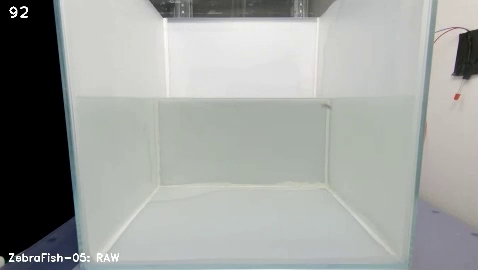
#> input picture frame 36 of oneFishTest.mp4, 478 x 270 px
$ python main.py
#> lines starting #> are read from the running program, lines starting #| are printed output that depends on the picture; after the words box and inside, x2 and y2 are one past the last pixel; in counts of white or black regions, pixels touching at a corner belong together
import cv2

# from tracker import *

cap = cv2.VideoCapture("oneFishTest.mp4")

# 背景分離
object_detector = cv2.createBackgroundSubtractorMOG2(history=0, varThreshold=0)

# 建立追蹤物件
# tracker = EuclideanDistTracker()

while True:

    ret, frame = cap.read()
#> frame is the input picture: shape (270, 478, 3); mean B, G, R 159, 161.8, 158.9

    # 建立追蹤物件
    mask = object_detector.apply(frame)
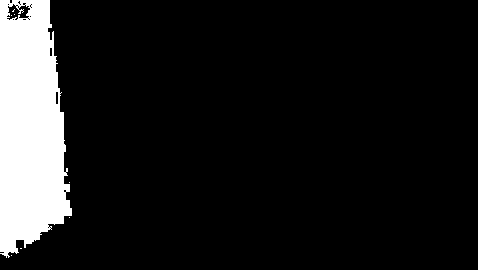
#> mask: shape (270, 478); values 127 (black) and 255 (white), 11% white; 8 white regions (7 under 20 px), largest, box (x1, y1, x2, y2) and area: (0, 0, 72, 258) 14250
    _, mask = cv2.threshold(mask, 254, 255, cv2.THRESH_BINARY)
#> mask: shape (270, 478); 11% white; 8 white regions (7 under 20 px)

    # 找尋物體輪廓
    contours, _ = cv2.findContours(mask, cv2.RETR_TREE, cv2.CHAIN_APPROX_SIMPLE)
#> contours = 28 contours, 24 with area under 20; largest, box (x1, y1, x2, y2) and area: (0, 0, 72, 258) 14167, (6, 3, 31, 21) 263, (55, 91, 59, 105) 37, (49, 47, 53, 57) 25
    detections = []

    for cnt in contours:
        area = cv2.contourArea(cnt)
        if area > 5:
            x, y, w, h = cv2.boundingRect(cnt)
            # cv2.drawContours(frame, [cnt], -1, (0, 255, 0), 2)
            # x y 是頂點座標
            # w h 是物件的長及寬
            # x + w, y + h 是對象頂點座標
            cv2.rectangle(frame, (x, y), (x + w, y + h), (0, 255, 0))
            detections.append([x, y, w, h])
#> this loop made 28 passes
#> (area, x, y, w, h) on passes 5, 9, 10, 22: (14167, 0, 0, 72, 258), (37, 55, 91, 4, 14), (25, 49, 47, 4, 10), (263, 6, 3, 25, 18)
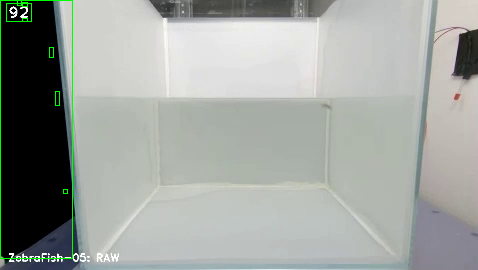
#> frame: shape (270, 478, 3); 0.67% of pixels changed, all inside (x1, y1, x2, y2) = (0, 0, 73, 259)
#> after the loop, detections = [[0, 0, 72, 258], [63, 189, 4, 4], [55, 91, 4, 14], [49, 47, 4, 10], [22, 18, 5, 3], [6, 3, 25, 18], [22, 2, 5, 4], [17, 0, 4, 5]]

    # 物件追蹤2
    # boxes_ids = tracker.update(detections)
    # print(boxes_ids)

    print(detections)
#| [[0, 0, 72, 258], [63, 189, 4, 4], [55, 91, 4, 14], [49, 47, 4, 10], [22, 18, 5, 3], [6, 3, 25, 18], [22, 2, 5, 4], [17, 0, 4, 5]]
    cv2.imshow('frame', frame)
    # cv2.imshow('mask', mask)

    if cv2.waitKey(1) & 0xFF == ord('q'):
#> (key q is pressed here)
        break

cap.release()
cv2.destroyAllWindows()

$ run again, starting later in the video
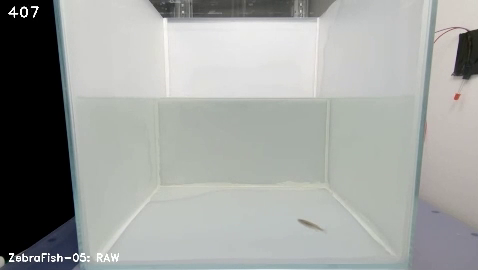
#> input picture frame 162 of oneFishTest.mp4, 478 x 270 px
#> frame is the input picture: shape (270, 478, 3); mean B, G, R 158.6, 161.4, 158.7
#> `mask = object_detector.apply(frame)`:
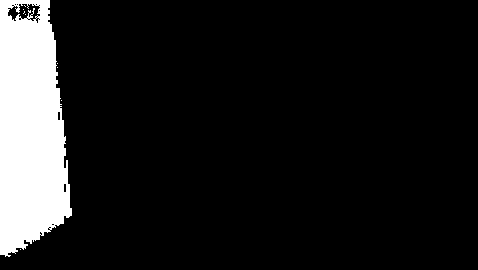
#> mask: shape (270, 478); values 127 (black) and 255 (white), 11.2% white; 9 white regions (8 under 20 px), largest, box (x1, y1, x2, y2) and area: (0, 0, 72, 257) 14401
#> contours = 30 contours, 26 with area under 20; largest, box (x1, y1, x2, y2) and area: (0, 0, 72, 257) 14426, (7, 3, 41, 22) 388, (63, 183, 67, 193) 25, (57, 111, 61, 121) 25
#> the loop `for cnt in contours:` made 30 passes
#> (area, x, y, w, h) on passes 5, 10, 11, 24: (14426.5, 0, 0, 72, 257), (25, 63, 183, 4, 10), (25, 57, 111, 4, 10), (388.5, 7, 3, 34, 19)
#> after the loop `for cnt in contours:`:
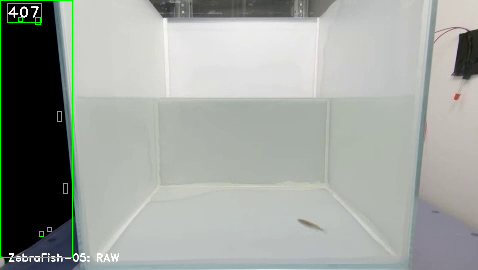
#> frame: shape (270, 478, 3); 0.69% of pixels changed, all inside (x1, y1, x2, y2) = (0, 0, 73, 258)
#> after the loop `for cnt in contours:`: detections = [[0, 0, 72, 257], [39, 231, 4, 5], [47, 227, 4, 4], [63, 183, 4, 10], [57, 111, 4, 10], [35, 17, 5, 7], [18, 17, 4, 4], [7, 3, 34, 19]]
#| [[0, 0, 72, 257], [39, 231, 4, 5], [47, 227, 4, 4], [63, 183, 4, 10], [57, 111, 4, 10], [35, 17, 5, 7], [18, 17, 4, 4], [7, 3, 34, 19]]
